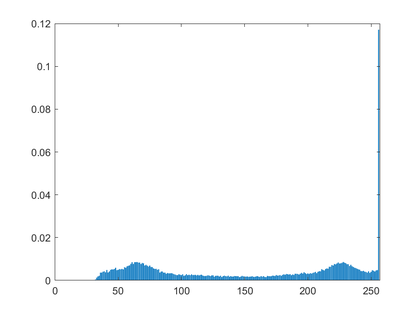
%> input picture 1/figure/2/hist_enghtAM.png, 420 x 315 px, shrunk from 875 x 656 before the run, given in place of EightAM, which was not available
$ octave task2.m   (GNU Octave 9; MATLAB toolbox functions it lacks are replaced by stand-ins)
%> lines starting %> are read from the running program, lines starting %| are printed output that depends on the picture; pictures that were not available may be replaced by others from this repository, and a replacement may not be noted
### 1/code/getCDF.m
function [cdf] = getCDF(hist)
cdf = zeros(1, 256);
cdf(1) = hist(1);
for i = 2:256
      cdf(i) = cdf(i-1) + hist(i);
end

### 1/code/task2.m
img1 = imread('../src/EightAM','png');
%> img1 is the input picture: size 315x420x3 uint8; mean R, G, B 249.1, 250.9, 252
img2 = imread('../src/LENA','png');
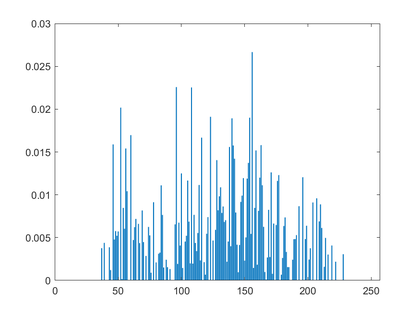
%> input picture 1/figure/2/hist_lena.png, 420 x 315 px, shrunk from 875 x 656 before the run, given in place of LENA, which was not available
%> img2 is the input picture: size 315x420x3 uint8; mean R, G, B 235.9, 243.5, 248.5
img3 = imread('../src/EightAM','png');

info1 = imfinfo('../src/EightAM','png');
info2 = imfinfo('../src/LENA','png');

%计算匹配前后直方图(概率)
hist1 = imhist(img1)/(info1.Width*info1.Height);
%> hist1 = 256 values, max 2.8 at index 256, min 0 at index 1, mean 0.0117
hist2 = imhist(img2)/(info2.Width*info2.Height);
%> hist2 = 256 values, max 2.45 at index 256, min 0 at index 1, mean 0.0117

%计算匹配前后cdf
cdf1 = getCDF(hist1);
%> after the loop in getCDF, `for i = 2:256`: cdf = 256 values from 0 to 3
%> cdf1 = 256 values from 0 to 3
cdf2 = getCDF(hist2);
%> cdf2 = 256 values from 0 to 3

%计算差值
%第i行：对于每个cdf1(s),求与每个cdf2离散值的差
diff = zeros(256, 256);
for i = 1:256
    for j = 1:256
        diff(j, i) = abs(cdf1(i) - cdf2(j));
    end
end
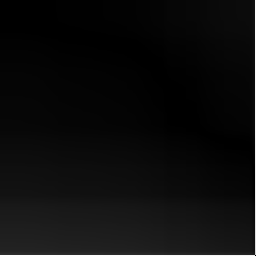
%> diff: size 256x256 double; min 0, max 3, mean 0.143; drawn with min black and max white

%建立映射表: 输入灰度级1，输出最小差值的（映射）灰度级2
map = zeros(1,256);
for i = 1:256
    min = diff(1, i);
    index = 1;
    for j = 1:256     %找出第i行最小的差值(累计概率)
        if min > diff(j, i)
            min = diff(j, i);
            index = j;
        end
    end
    map(i) = index;
end
%> this loop made 256 passes
%> after the loop, map = 256 values from 1 to 256

%变换
for i = 1:info1.Width
    for j = 1:info1.Height
        img3(j, i) = map(img1(j, i) + 1);
    end
end
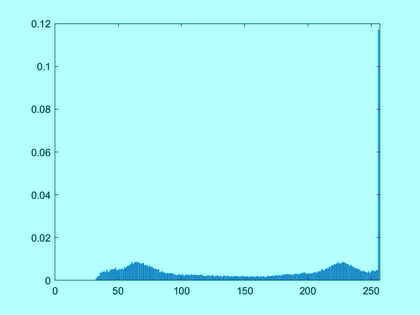
%> img3: size 315x420x3 uint8; mean R, G, B 176.7, 250.9, 252

imwrite(img3,'../figure/2/processed_EightAM.png','png');
hist_result = imhist(img3)/(info1.Width*info1.Height);
%> hist_result = 256 values, max 1.87 at index 256, min 0 at index 1, mean 0.0117

figure(1);
fig1 = bar(hist1);
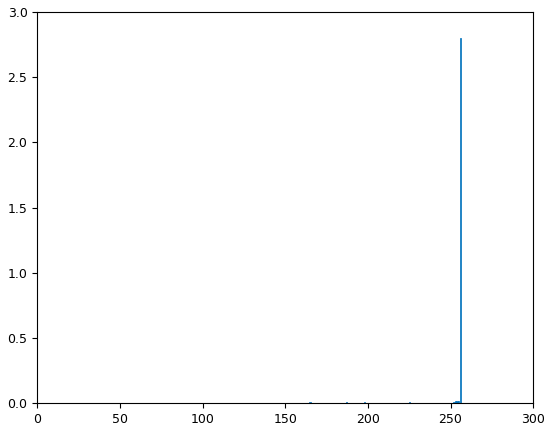
%> figure redrawn from the program's plot data; tallest bar 2.8 high, from x = 255.6 to 256.4
saveas(fig1, '../figure/2/hist_enghtAM.png');

fig2 = bar(hist2);
%> figure, not shown here; tallest bar 2.45 high, from x = 255.6 to 256.4
saveas(fig2, '../figure/2/hist_lena.png');

fig3 = bar(hist_result);
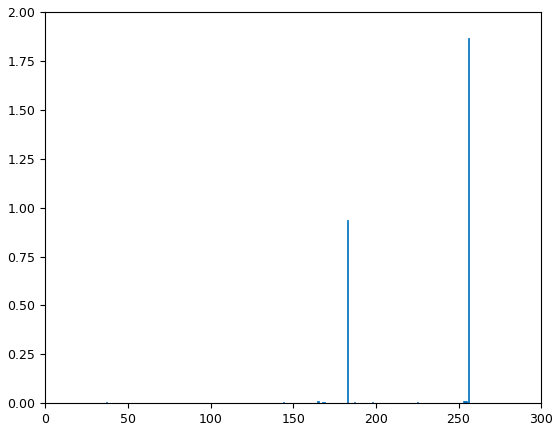
%> figure redrawn from the program's plot data; tallest bar 1.87 high, from x = 255.6 to 256.4
saveas(fig3, '../figure/2/hist_result.png');

figure(2);
subplot(1,2,1),imshow(img1);
subplot(1,2,2),imshow(img3);

figure(3)
subplot(1,3,1), bar(hist1);
subplot(1,3,2), bar(hist2);
subplot(1,3,3), bar(hist_result);
%> after `bar(hist_result)`:
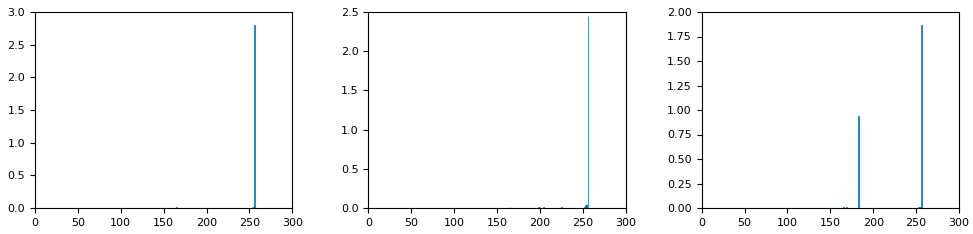
%> figure redrawn from the program's plot data, 3 panels; panel 1: tallest bar 2.8 high, from x = 255.6 to 256.4; panel 2: tallest bar 2.45 high, from x = 255.6 to 256.4; panel 3: tallest bar 1.87 high, from x = 255.6 to 256.4
